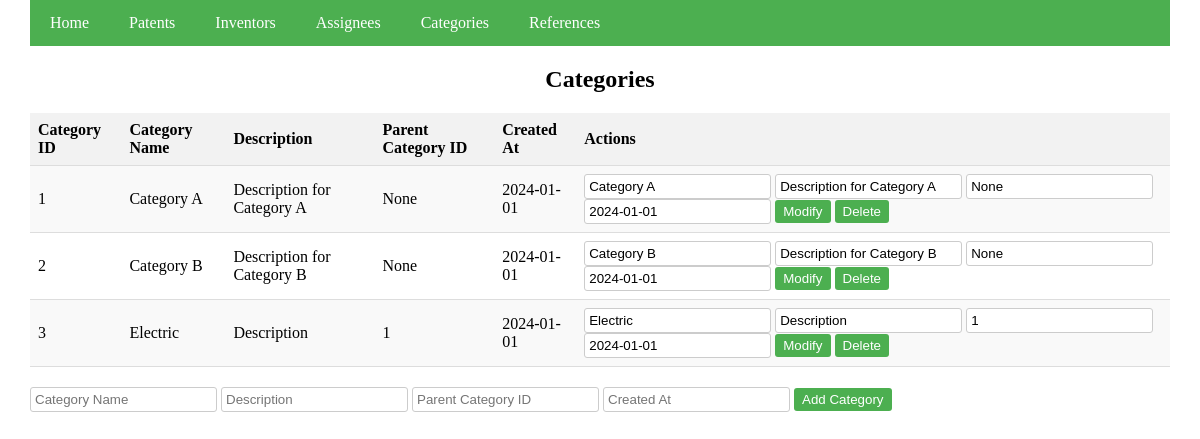
The page /categories on the database its author committed.
### app.py (models this page shows)
class Category(db.Model):
    CategoryID = db.Column(db.Integer, primary_key=True)
    CategoryName = db.Column(db.String(100), nullable=False)
    Description = db.Column(db.Text, nullable=True)
    ParentCategoryID = db.Column(db.Integer, db.ForeignKey('category.CategoryID'))
    CreatedAt = db.Column(db.String(20), nullable=False)

### app.py (the view)
@app.route('/categories')
def categories():
    return render_template('category.html', categories=Category.query.all())

### templates/category.html (shortened to what this page needs)
<!DOCTYPE html>
<html lang="en">
<head>
</head>
<body>
  <div class="container">
    <div class="navbar">
      <a href="/">Home</a>
      <a href="/patents">Patents</a>
      <a href="/inventors">Inventors</a>
      <a href="/assignees">Assignees</a>
      <a href="/categories">Categories</a>
      <a href="/references">References</a>
    </div>
    <h2>Categories</h2>
    <table>
      <tr>
        <th>Category ID</th>
        <th>Category Name</th>
        <th>Description</th>
        <th>Parent Category ID</th>
        <th>Created At</th>
        <th>Actions</th>
      </tr>
      {% for category in categories %}
      <tr>
        <td>{{ category.CategoryID }}</td>
        <td>{{ category.CategoryName }}</td>
        <td>{{ category.Description }}</td>
        <td>{{ category.ParentCategoryID }}</td>
        <td>{{ category.CreatedAt }}</td>
        <td>
          <form
            method="POST"
            action="/modify_category/{{ category.CategoryID }}"
          >
            <input
              type="text"
              name="category_name"
              value="{{ category.CategoryName }}"
            />
            <input
              type="text"
              name="description"
              value="{{ category.Description }}"
            />
            <input
              type="text"
              name="parent_category_id"
              value="{{ category.ParentCategoryID }}"
            />
            <input
              type="text"
              name="created_at"
              value="{{ category.CreatedAt }}"
            />
            <button type="submit">Modify</button>
          </form>
          <form
            method="POST"
            action="/delete_category/{{ category.CategoryID }}"
          >
            <button type="submit">Delete</button>
          </form>
        </td>
      </tr>
      {% endfor %}
    </table>
    <form method="POST" action="/add_category">
      <input
        type="text"
        name="category_name"
        placeholder="Category Name"
        required
      />
      <input
        type="text"
        name="description"
        placeholder="Description"
        required
      />
      <input
        type="text"
        name="parent_category_id"
        placeholder="Parent Category ID"
        required
      />
      <input
        type="text"
        name="created_at"
        placeholder="Created At"
        required
      />
      <button type="submit">Add Category</button>
    </form>
  </div>
</body>
</html>

### templates/category.html (style rules this page uses)
.navbar { overflow: hidden; background-color: #4caf50; }
.navbar a { float: left; display: block; color: white; text-align: center; padding: 14px 20px; text-decoration: none; }
h2 { text-align: center; }
body, html { height: 100%; margin: 0; display: flex; justify-content: center; }
table { width: 100%; border-collapse: collapse; margin-bottom: 20px; }
th, td { padding: 8px; border-bottom: 1px solid #ddd; text-align: left; }
th { background-color: #f2f2f2; }
tr:nth-child(even) { background-color: #f9f9f9; }
form { display: inline; }
input[type="text"] { padding: 4px; border: 1px solid #ccc; border-radius: 3px; }
button { padding: 4px 8px; background-color: #4caf50; color: white; border: none; border-radius: 3px; cursor: pointer; }
.container { width: 95%; }

### rows shown on the page
Category: CategoryID "1", CategoryName "Category A", Description "Description for Category A", ParentCategoryID "None", CreatedAt "2024-01-01", category_name "Category A", description "Description for Category A", parent_category_id "None", created_at "2024-01-01"
Category: CategoryID "2", CategoryName "Category B", Description "Description for Category B", ParentCategoryID "None", CreatedAt "2024-01-01", category_name "Category B", description "Description for Category B", parent_category_id "None", created_at "2024-01-01"
Category: CategoryID "3", CategoryName "Electric", Description "Description", ParentCategoryID "1", CreatedAt "2024-01-01", category_name "Electric", description "Description", parent_category_id "1", created_at "2024-01-01"
